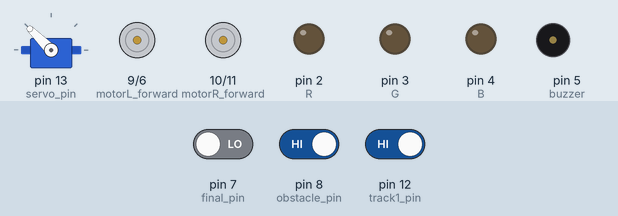
Recording of a sketch running on a simulated Arduino Uno, built with avr-gcc and run on an emulated ATmega328P. Parts: servo, motor-driver pin pairs drawn as motors (green arrow = first pin HIGH = forward, orange = second pin HIGH = backward, longer = more drive), output pins drawn as LEDs (lit = HIGH), buzzer (waves = sounding, pin HIGH). The inputs (shaded band) are chosen by the test bench; at power-on: pin 12 (track1_pin) HIGH, pin 7 (final_pin) LOW, pin 8 (obstacle_pin) HIGH.

Above: at 0.1 s.
At 1.7 s:
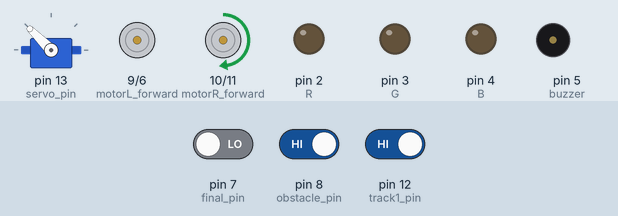
1.8 s: pin 12 (track1_pin) driven LOW
At 3.1 s:
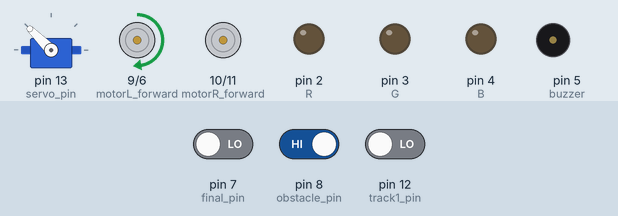
Timing chart, 0 to 4.8 s (numbered marks = the images above; inputs shaded):
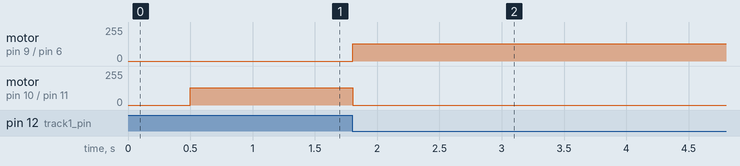

Measured:
- after the input at 1.8 s, motor on pin 9 (motorL_forward) / pin 6 (motorL_reverse): stopped → forward 129/255 at once; motor on pin 10 (motorR_forward) / pin 11 (motorR_reverse): forward 129/255 → stopped at once

The sketch:

AuVeTA.ino
```cpp
/**********Libraries include:************/
#include <Servo.h>          //Servo lib
#include <SoftwareSerial.h> //Bluetooh lib

/******************************************/

/**********Variable definition:************/
int RX_bluetooh = 0;
int TX_bluetooh = 1;
int servo_pin = 13;
int obstacle_pin = 8;
int track1_pin = 12;
int final_pin = 7;
int motorR_forward = 10;
int motorR_reverse = 11;
int motorL_forward = 9;
int motorL_reverse = 6;
int buzzer = 5;
int R = 2;
int G = 3;
int B = 4;
int servo_open = 90;  //REVISAR ESTOS VALORES PARA SETEO DE GRADOS DE MOVIMIENTO DEL SERVO
int servo_close = 135; //REVISAR ESTOS VALORES PARA SETEO DE GRADOS DE MOVIMIENTO DEL SERVO
double adjustM_delay = 2;
double stopD = 0;
double motorPower = 129;
/*  PWM values for motorPower:
     _______________________________
    |   value   |  Ciclo de trabajo |
    |===============================|
    |    0      |       0%          |
    |    63     |       25%         |
    |    127    |       50%         |
    |    190    |       75%         |
    |    255    |       100%        |
    |_______________________________|
*/

bool obstacle_presence = digitalRead(obstacle_pin);
bool track1 = digitalRead(track1_pin);      //front detect                                  // detect = 0 //  no detect = 1  //
bool final_sensor = digitalRead(final_pin); //rear detect for final of track                // detect = 0 //  no detect = 1  //
bool state = 0;                             //  state = 0 -> tracking mode  //  state = 1 -> control mode //
int c;                                      //variable for serial readings

//IN TO READ FROM INTERFASE:
int left = 0;
int right = 0;
int go = 0;
int back = 0;

int reactionD = 2000;
/////////////

Servo myServo;
SoftwareSerial mySerial(RX_bluetooh, TX_bluetooh); // (RX,TX)

/******************************************/

/**********SETUP:************/
void setup()
{
  //Set for Serial communication:
  Serial.begin(9600);

  //Set for Bluetooh:
  mySerial.begin(38400);

  //Set for analog pin:
  pinMode(R, OUTPUT);
  pinMode(G, OUTPUT);
  pinMode(B, OUTPUT);

  //Set for digital pin:
  pinMode(servo_pin, OUTPUT);
  pinMode(obstacle_pin, INPUT);
  pinMode(track1_pin, INPUT);
  pinMode(final_sensor, INPUT);
  pinMode(buzzer, OUTPUT);
  pinMode(motorL_forward, OUTPUT);
  pinMode(motorL_reverse, OUTPUT);
  pinMode(motorR_forward, OUTPUT);
  pinMode(motorR_reverse, OUTPUT);

  //Set for servo
  myServo.attach(servo_pin);
  myServo.write(servo_close);
  delay(500);
  myServo.detach();

  analogWrite(motorR_forward, 0);
  analogWrite(motorL_forward, 0);
  analogWrite(motorR_reverse, 0);
  analogWrite(motorL_reverse, 0);
}

/*******************  LOOP : **********************/
void loop()
{

  //CONTROL MODE
  /*if (mySerial.available())
    {
    c = mySerial.read();

    while (c == 'a')
    {
      goR_control();
      c = mySerial.read();
    }

    while (c == 'd')
    {
      goL_control();
      c = mySerial.read();
    }

    while (c == 'w')
    {
      forward_control();
      c = mySerial.read();
    }

    while (c == 's')
    {
      reverse_control();
      c = mySerial.read();
    }

    while (c == 't')
    {
      trompo();
      c = mySerial.read();
    }
    }*/

  goR();
  goL();


  //obstacle_detection(obstacle_presence);
  /*
    if (end_detection(track1, final_sensor) == true)
    {
    delay(250);
    final_track_indicator();
    delay(250);
    state = 1;
    ////////////
    //    ACÁ NECESITAMOS METER EL CÓDIGO QUE LEE LOS VALORES QUE VIENEN DE LA INTERFAZ PARA ASIGNARLOS Y USARLOS EN EL CONTROLMODE
    ///////////
    }*/
}

//****************FUNCTIONS: **********************

///////////////////////////////////////////////////
void goR () {
  while (track1 != 1) {
    track1 = digitalRead(track1_pin);
    analogWrite(motorR_forward, 0);
    analogWrite(motorL_forward, motorPower);
    analogWrite(motorR_reverse, 0);
    analogWrite(motorL_reverse, 0);
    delay (adjustM_delay);
  };

  analogWrite(motorR_forward, 0);
  analogWrite(motorL_forward, 0);
  analogWrite(motorR_reverse, 0);
  analogWrite(motorL_reverse, 0);
  delay(stopD);

};

///////////////////////////////////////////////////
void goL () {
  while (track1 != 0) {
    track1 = digitalRead(track1_pin);
    analogWrite(motorR_forward, motorPower);
    analogWrite(motorL_forward, 0);
    analogWrite(motorR_reverse, 0);
    analogWrite(motorL_reverse, 0);
    delay (adjustM_delay);

  };
  analogWrite(motorR_forward, 0);
  analogWrite(motorL_forward, 0);
  analogWrite(motorR_reverse, 0);
  analogWrite(motorL_reverse, 0);
  delay(stopD);

}
///////////////////////////////////////////////////
void goR_control()
{
  analogWrite(motorL_reverse, 0);
  analogWrite(motorL_forward, 0);
  analogWrite(motorR_reverse, 0);
  analogWrite(motorR_forward, motorPower);
  delay(reactionD);
};
///////////////////////////////////////////////////
void goL_control()
{
  analogWrite(motorL_reverse, 0);
  analogWrite(motorL_forward, motorPower);
  analogWrite(motorR_reverse, 0);
  analogWrite(motorR_forward, 0);
  delay(reactionD);
};
///////////////////////////////////////////////////
void forward_control()
{
  analogWrite(motorL_reverse, 0);
  analogWrite(motorL_forward, motorPower);
  analogWrite(motorR_reverse, 0);
  analogWrite(motorR_forward, motorPower);
  delay(reactionD);
};
///////////////////////////////////////////////////
void reverse_control()
{
  analogWrite(motorL_reverse, motorPower);
  analogWrite(motorL_forward, 0);
  analogWrite(motorR_reverse, motorPower);
  analogWrite(motorR_forward, 0);
  delay(reactionD);
};
///////////////////////////////////////////////////
bool end_detection(bool _track1, bool _track2)
{
  bool FINAL_DE_PISTA = false;
  if (_track1 == true && _track2 == true)
  {
    FINAL_DE_PISTA = true;
  }
  return FINAL_DE_PISTA;
};

///////////////////////////////////////////////////
void obstacle_detection(bool _obstacle_presence)
{
  if (_obstacle_presence == true)
  {
    myServo.attach(servo_pin);
    myServo.write(servo_open);
    delay(700);
    myServo.write(servo_close);
    delay(700);
  };
  myServo.detach();
}

///////////////////////////////////////////////////
void final_track_indicator()
{
  digitalWrite(R, HIGH);
  delay(100);
  digitalWrite(R, LOW);
  delay(50);
  digitalWrite(G, HIGH);
  delay(100);
  digitalWrite(G, LOW);
  delay(50);
  digitalWrite(B, HIGH);
  delay(100);
  digitalWrite(B, LOW);
  delay(50);
  digitalWrite(R, HIGH);
  delay(100);
  digitalWrite(R, LOW);
  delay(50);
  digitalWrite(G, HIGH);
  delay(100);
  digitalWrite(G, LOW);
  delay(50);
  digitalWrite(B, HIGH);
  delay(100);
  digitalWrite(B, LOW);
  delay(50);
};

///////////////////////////////////////////////////
void trompo()
{
  analogWrite(motorL_reverse, motorPower);
  analogWrite(motorL_forward, 0);
  analogWrite(motorR_reverse, 0);
  analogWrite(motorR_forward, motorPower);
  delay(reactionD);
};

///////////////////////////////////////////////////
/*void controlMode(bool _state, char _left, char _right, char _go, char _back)
  {
    while (_state == 1)
    {
        _left = ;
        _right = ;
        _go = ;
        _back = ;
        while (_left == 'a')
        {
            goR();
        };
        while (_right == 1)
        {
        };

        while (_go == 1)
        {
        };

        while (_back == 1)
        {
        };
    }
  };

  ///////////////////////////////////////////////////
*/
```
